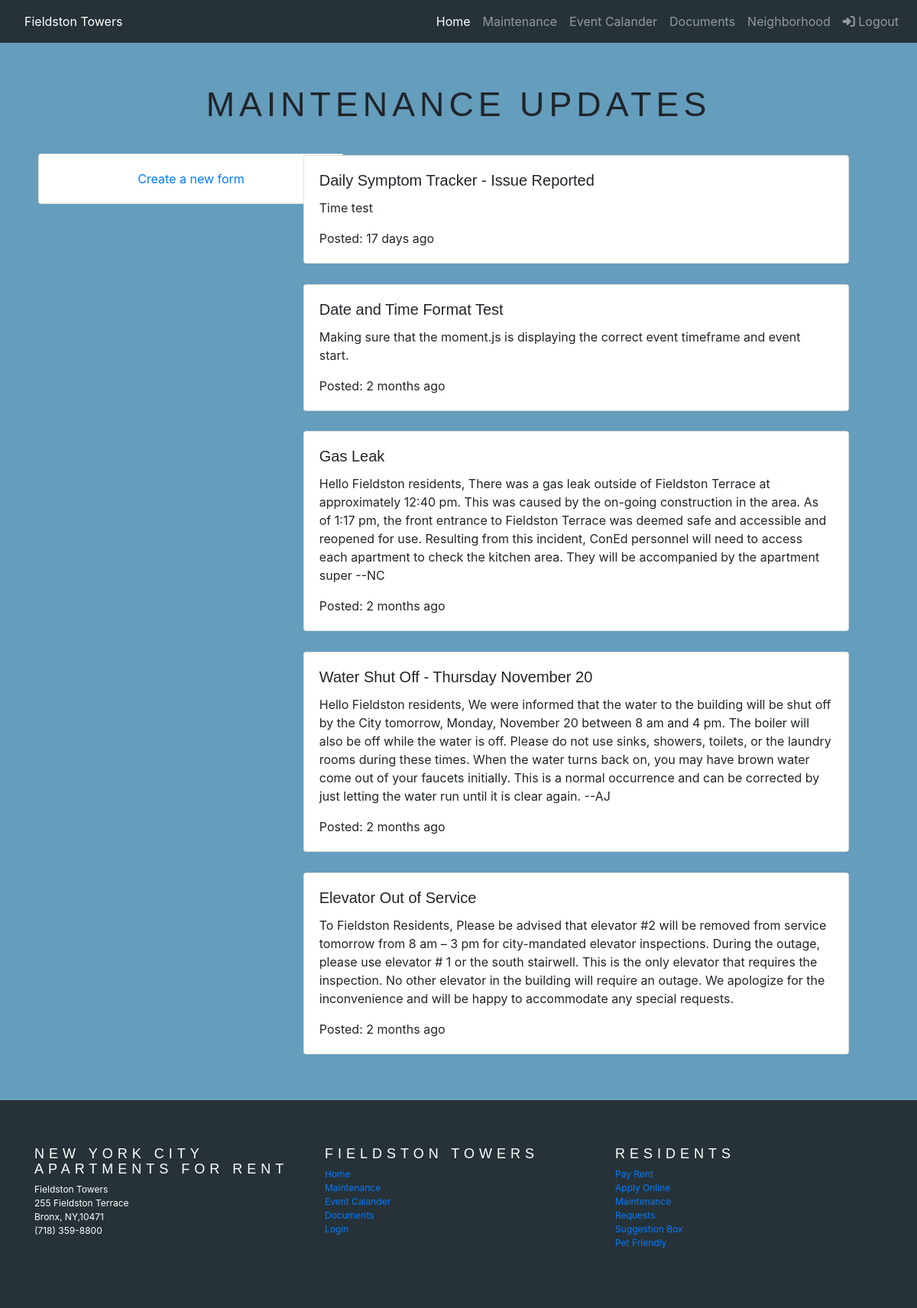
Screenshot of /maintenance (signed in) with the database file from the repository.
### app/models.py (models this page shows, shortened)
class Post(db.Model):
    id = db.Column(db.Integer, primary_key=True)
    title = db.Column(db.String(120))
    body = db.Column(db.String)
    start = db.Column(db.Time)
    end = db.Column(db.Time)
    date = db.Column(db.DateTime)
    timestamp = db.Column(db.DateTime, index=True, default=datetime.utcnow())
    author = db.Column(db.String(60))
    user_id = db.Column(db.Integer, db.ForeignKey('user.id'))

### app/routes.py (the view)
@app.route('/maintenance', methods=['GET','POST'])
@login_required
def maintenance():
    posts = Post.query.order_by(Post.date.desc())
    return render_template('maintenance.html', posts=posts)

### app/models.py (called while the page is built)
@login.user_loader
def load_user(id):
    return User.query.get(int(id))

### app/templates/maintenance.html (shortened to what this page needs)
{% extends "base.html" %}
{% block custom_styles %}
<link rel="stylesheet" href="{{ url_for('static', filename='css/maintenance.css') }}">
{% endblock %}
{% block content %}
<main class="background-blue container-fluid topSpace">
    <div>
        <h1 class="h1Size" id="title"> Maintenance Updates</h1>
        <div class="row">
			 <div class="col-md-3">
				<div class="card" id="cardSpace">
					<div class="card-body">
						<a href="{{ url_for('maintenance_form') }}">Create a new form</a>
					</div>
				</div>
            </div>
            <div class="col-md-9">
                {% for post in posts %}
                <div class="cardMaintenance">
                    <div class="card">
                        <div class="card-body">
                            <h5 class="card-title">{{ post.title }}</h5>
                            <p class="card-text">{{ post.body }}</p>
                            <p class="card-text">Posted: {{ moment(post.timestamp).fromNow() }}</p>
                        </div>
                    </div>
                </div>
                {% endfor %}
            </div>
        </div>
    </div>
</main>
{% endblock %}

### app/templates/base.html (shortened to what this page needs)
<!DOCTYPE html>
<html lang="en">
<head>
    {% block head %}
    <link rel="stylesheet" href="https://stackpath.bootstrapcdn.com/bootstrap/4.3.1/css/bootstrap.min.css"
>
    <link rel="stylesheet" href="{{ url_for('static', filename='css/base.css') }}">
    {% block custom_styles %}{% endblock %}
    {% endblock %}
</head>
<body>
{% block navbar %}
<nav class="navbar navbar-dark navbar-expand-sm">
    {% if current_user.is_authenticated %}
    <a class="nav-link" href="{{ url_for('home') }}">Fieldston Towers</a>
    {% else %}
    <a class="nav-link" href="{{ url_for('index') }}">Fieldston Towers</a>
    {% endif %}
    <div class="collapse navbar-collapse justify-content-end" id="navbarNav">
        <ul class="nav navbar-nav">
            <li class="nav-item active">
                {% if current_user.is_authenticated %}
                <a class="nav-link" href="{{ url_for('home') }}">Home</a>
                {% else %}
                <a class="nav-link" href="{{ url_for('index') }}">Home</a>
                {% endif %}
            </li>
            <li class="nav-item">
                {% if current_user.is_authenticated %}
                <a class="nav-link" href="{{ url_for('maintenance') }}">Maintenance</a>
                {% else %}
                <a class="nav-link"
                   href="https://www.apartments.com/fieldston-terrace-bronx-ny/mknebwh/">Availability</a>
                {% endif %}
            </li>
            <li class="nav-item">
                {% if current_user.is_authenticated %}
                <a class="nav-link" href="{{ url_for('events') }}">Event Calander</a>
                {% else %}
                <a class="nav-link" href="{{ url_for('amenities') }}">Amenities</a>
                {% endif %}
            </li>
            <li class="nav-item">
                <a class="nav-link" href="{{ url_for('documents') }}">Documents</a>
            </li>
            <li class="nav-item dropdown">
                <a class="nav-link" href="{{ url_for ('neighborhood') }}">Neighborhood</a>
            </li>
            <li class="nav-item">
                {% if current_user.is_anonymous %}
                <a class="nav-link" href="{{ url_for('login') }}"><span class="fas fa-sign-in-alt"></span> Login</a>
                {% else %}
                <a class="nav-link" href="{{ url_for('logout') }}"><span class="fas fa-sign-in-alt"></span>
                    Logout</a>
                {% endif %}
            </li>
        </ul>
    </div>
</nav>
{% endblock %}
{% block content %}
{% endblock %}
{% block footer %}
<footer id="footer" class="container-fluid topSpace">
    <div class="container">
        <div class="row">
            <div class="col l6 s12">
                <h4 class="footerTitles">New York City Apartments for Rent</h4>
                <p id="footerText">
                    Fieldston Towers<br/>
                    255 Fieldston Terrace<br/>
                    Bronx, NY,10471<br/>
                    (718) 359-8800<br/>
                </p>
            </div>
            <div class="col l4 s12">
                <h4 class="footerTitles">Fieldston Towers</h4>
                <ul class="footerList">
                    {% if current_user.is_authenticated %}
                    <li><a href="{{ url_for('home') }}">Home</a></li>
                    {% else %}
                    <li><a href="{{ url_for('index') }}">Home</a></li>
                    {% endif %}
                    {% if current_user.is_authenticated %}
                    <li><a href="{{ url_for('maintenance') }}">Maintenance</a></li>
                    {% else %}
                    <li><a
                            href="https://www.apartments.com/fieldston-terrace-bronx-ny/mknebwh/">Availability</a></li>
                    {% endif %}
                    {% if current_user.is_authenticated %}
                    <li><a href="{{ url_for('events') }}">Event Calander</a></li>
                    {% else %}
                    <li><a href="{{ url_for('amenities') }}">Amenities</a></li>
                    {% endif %}
                    <li><a href="{{ url_for('documents') }}">Documents</a></li>
                    <li><a href="{{ url_for('login') }}">Login</a></li>
                </ul>
            </div>
            <div class="col l2 s12">
                <h4 class="footerTitles">Residents</h4>
                <ul class="footerList">
                    <li><a href="#">Pay Rent</a></li>
                    <li><a href="#">Apply Online</a></li>
                    <li><a href="#">Maintenance</a></li>
                    <li><a href="#">Requests</a></li>
                    <li><a href="#">Suggestion Box</a></li>
                    <li><a href="#">Pet Friendly</a></li>
                </ul>
            </div>
        </div>
    </div>
</footer>
{% endblock %}
</body>
</html>

### app/static/css/base.css (style rules this page uses)
nav { background-color: #263238; }
.nav-link { color: white; }
#footer { background-color: #263238; }
.footerTitles { font-family: Raleway, sans-serif; letter-spacing: 6px; font-weight: 400; text-transform: uppercase; font-size: 18px; line-height: 20px; color:white; magrin:1.14rem 0 0.912rem 0; }
.footerList { padding-left: 0; list-style-type: none; font-size: 12px; }
#footerText { font-size: 12px; color: white; }
.topSpace { padding:5% 0; }
.background-blue { background-color: #659dbd; background-repeat: no-repeat; background-size: auto; }
.h1Size { font-size: 2.8rem; }
.card-title { font-family: Raleway, sans-serif !important; }

### app/static/css/maintenance.css (style rules this page uses)
.cardMaintenance { width: 80%; margin-left: 10%; margin-top: 3%; }
#cardSpace { margin-top: 25px; margin-left: 50px; width: 400px; text-align: center; }
#title { font-family: Raleway, sans-serif; letter-spacing: 6px; font-weight: 400; line-height: 40px; text-transform: uppercase; margin-bottom: 20px; text-align: center; }

### rows the page displays
Post: title "Daily Symptom Tracker - Issue Reported", body "Time test", timestamp "17 days ago"
Post: title "Date and Time Format Test", body "Making sure that the moment.js is displaying the correct event timeframe and event start.", timestamp "2 months ago"
Post: title "Gas Leak", body "Hello Fieldston residents, There was a gas leak outside of Fieldston Terrace at approximately 12:40 pm. This was caused by the on-going construction in the area. As of 1:17 pm, the front entrance to Fieldston Terrace was deemed safe and accessible and reopened for use. Resulting from this incident, ConEd personnel will need to access each apartment to check the kitchen area. They will be accompanied by the apartment super --NC", timestamp "2 months ago"
Post: title "Water Shut Off - Thursday November 20", body "Hello Fieldston residents, We were informed that the water to the building will be shut off by the City tomorrow, Monday, November 20 between 8 am and 4 pm. The boiler will also be off while the water is off. Please do not use sinks, showers, toilets, or the laundry rooms during these times. When the water turns back on, you may have brown water come out of your faucets initially. This is a normal occurrence and can be corrected by just letting the water run until it is clear again. --AJ", timestamp "2 months ago"
Post: title "Elevator Out of Service", body "To Fieldston Residents, Please be advised that elevator #2 will be removed from service tomorrow from 8 am – 3 pm for city-mandated elevator inspections. During the outage, please use elevator # 1 or the south stairwell. This is the only elevator that requires the inspection. No other elevator in the building will require an outage. We apologize for the inconvenience and will be happy to accommodate any special requests.", timestamp "2 months ago"
